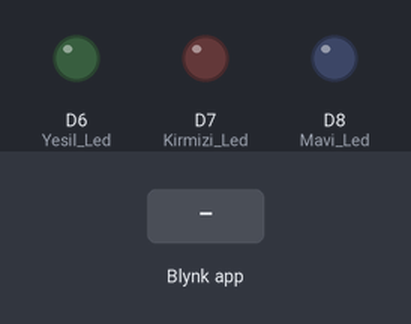
This sketch was run on a simulated ESP8266 (NodeMCU). On the bench: output pins drawn as LEDs (lit = HIGH). The test bench sets the inputs (shaded band). WiFi joins after 1.5 s; servers stay silent unless stated.

Above: at 3.0 s.
3.1 s: Blynk app writes 1 to V0
At 3.5 s:
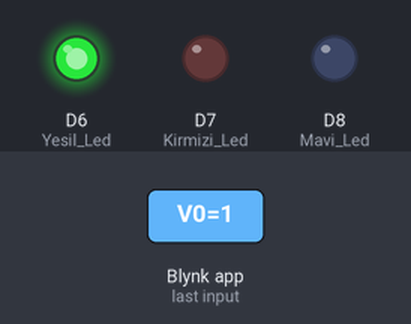
At 8.5 s:
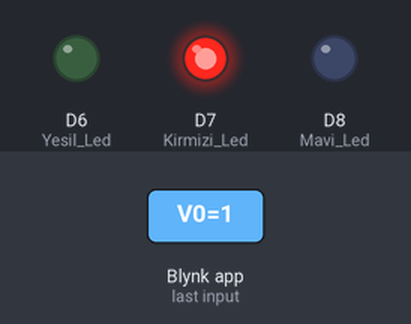
Timing chart, 0 to 14.6 s (numbered marks = the images above; inputs shaded):
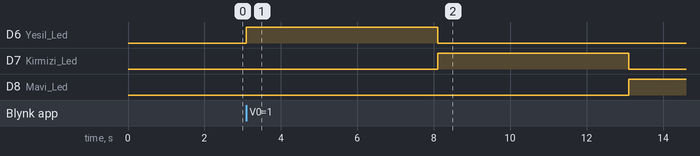

The sketch:

IOT_PS_1_Kod.ino
```cpp
/*
 *  Yıldıray KARACA IoT1929 Kampı Hafta 2 İçin IOT Problem Seti 1 Çözümü.
 *  mail: yildiraykaraca@icloud.com
 *  github: https://github.com/yildiraykaraca
*/
#define BLYNK_PRINT Serial      // Blynk İçin Kullanılan Nesneleri Tanımladık.
#include <ESP8266WiFi.h>        // ESP8266WiFi Kütüphanesini Dahil Ettik.
#include <BlynkSimpleEsp8266.h> // BlynkSimpleEsp8266 Kütüphanesini Dahil Ettik.

char auth[] = "Blynk_Token_Kodu";    // Blynk Uygulamasının Bize Göndermiş Olduğu Kodu Buraya Yazıyoruz.
char ssid[] = "Ağ_Adı";              // Modem Ağ Adımızı Bu Alana Yazdık.
char pass[] = "Ağ_Şifresi";          // Modem Ağ Şifremizi Bu Alana Yazdık.

#define Yesil_Led D6                         // "Yesil_Led" Adında D6 Numaralı Pine Bağlı Değişken Oluştur.
#define Kirmizi_Led D7                       // "Kirmizi_Led" Adında D7 Numaralı Pine Bağlı Değişken Oluştur.
#define Mavi_Led D8                          // "Mavi_Led" Adında D8 Numaralı Pine Bağlı Değişken Oluştur.
int butonDurumu;                             // Şaka İçin butonDurumu Adında Değişken Tanımladım.

void setup()  // Yüklendiğinde
{
  Serial.begin(9600);            // 9600 baud Seri Haberleşmeyi Başlattık.
  Blynk.begin(auth, ssid, pass); // Blynki Başlatıp Ağa Bağladık.
  pinMode(Yesil_Led, OUTPUT);           // Nodemcu Üzerinden D6 Pinini Çıkış Olarak Belirttik.
  pinMode(Kirmizi_Led, OUTPUT);           // Nodemcu Üzerinden D7 Pinini Çıkış Olarak Belirttik.
  pinMode(Mavi_Led, OUTPUT);           // Nodemcu Üzerinden D8 Pinini Çıkış Olarak Belirttik.
}

BLYNK_WRITE(V0)  //Tanımladığımız V0 Pinine Yaz.
{
 butonDurumu= param.asInt(); // butonDurumunu Değişkeni Uygulama Üzerinden 0 veya 1 Olarak Değer Alacak. Bu Değeri Değişkene Atadık.
 if(butonDurumu==1) // Eğer butonDurumu Değişkeni 1 Değerine Eşit İse Yani Buton Aktif Olduğunda
    {
      digitalWrite(Yesil_Led , HIGH); // Yeşil LED'i Yak
      delay(5000);           // 5000 Milisaniye = 5 Saniye Bekle.
      digitalWrite(Yesil_Led , LOW);  // Yeşil LED'i Söndür.
      digitalWrite(Kirmizi_Led , HIGH); // Kırmızı LED'i Yak.
      delay(5000);           // 5000 Milisaniye = 5 Saniye Bekle.
      digitalWrite(Kirmizi_Led , LOW);  // Kırmızı LED'i Söndür.
      digitalWrite(Mavi_Led , HIGH); // Mavi LED'i Yak.
      delay(5000);           // 5000 Milisaniye = 5 Saniye Bekle.
      digitalWrite(Mavi_Led , LOW);  // Mavi LED'i Söndür.
    }
else // Değilse
    {
     digitalWrite(Yesil_Led , LOW); // Yeşil LED'i Söndür.
     digitalWrite(Kirmizi_Led , LOW); // Kırmızı LED'i Söndür.
     digitalWrite(Mavi_Led , LOW);   // Mavi LED'i Söndür.
    }
}

void loop()  // Sonsuz Döngü.
{
  Blynk.run();  // Blynk Uygulamasını Sürekli Aktif Tuttuk.
}
```

Measured:
- after the input at 3.1 s, D6 (Yesil_Led): LOW → HIGH at once, → LOW 5.0 s later; D7 (Kirmizi_Led): LOW → HIGH after 5.0 s, → LOW 5.0 s later; D8 (Mavi_Led): LOW → HIGH after 10.0 s
